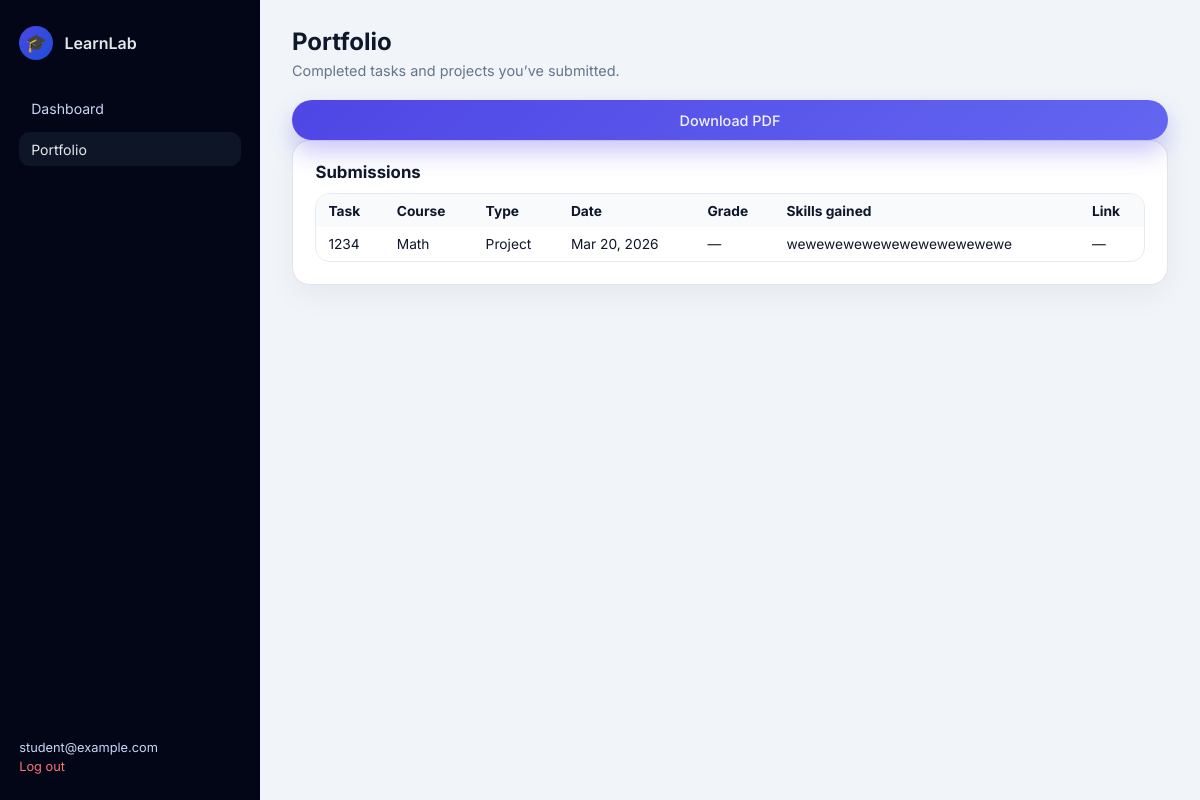
Page /student/portfolio/ (signed in) on the earlier database version.
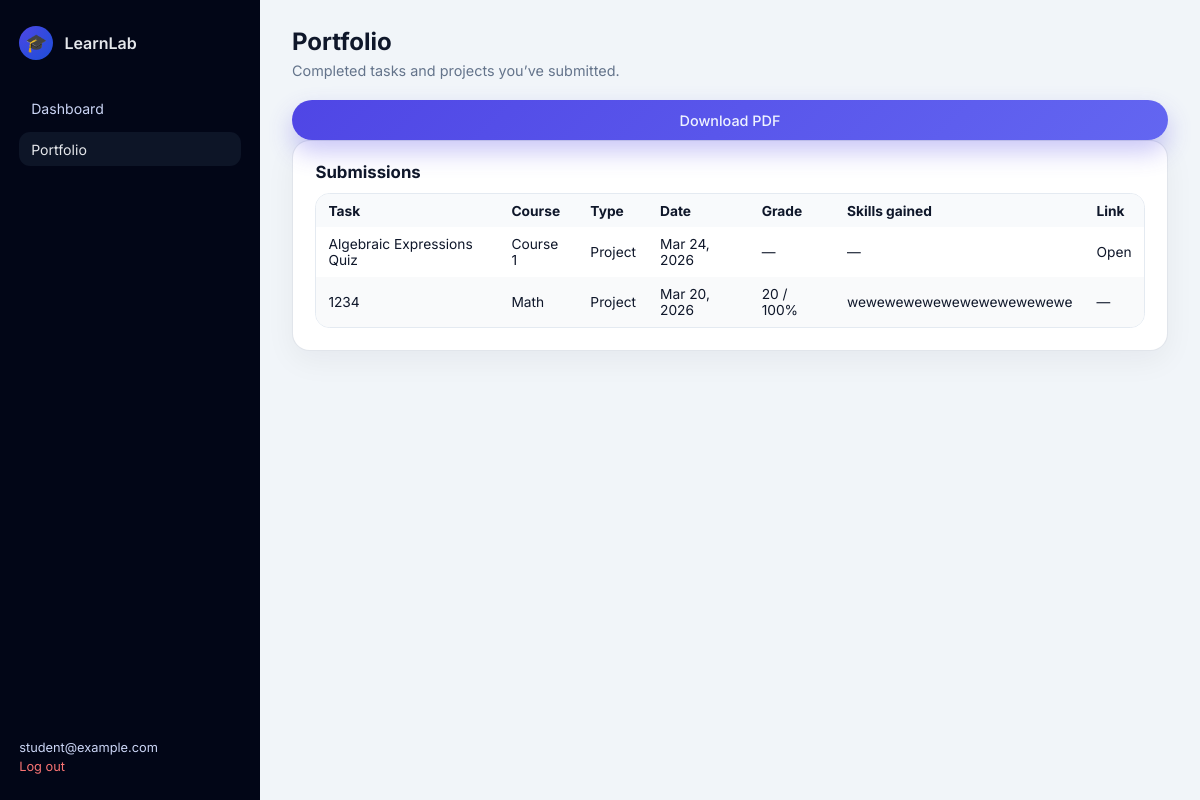
Same page on the later database version.
### core/models.py (models this page shows, shortened)
class TaskSubmission(models.Model):
    task = models.ForeignKey(Task, on_delete=models.CASCADE, related_name="submissions")
    submitted_by = models.ForeignKey(
        settings.AUTH_USER_MODEL,
        on_delete=models.CASCADE,
        related_name="submissions",
    )
    group = models.ForeignKey(
        TaskGroup,
        on_delete=models.CASCADE,
        null=True,
        blank=True,
        related_name="submissions",
    )
    content = models.TextField(blank=True)
    link = models.URLField(blank=True)
    skills_gained = models.TextField(blank=True, help_text="Optional skills the student learned.")
    file = models.FileField(upload_to="submissions/%Y/%m/", blank=True, null=True)
    submitted_at = models.DateTimeField(auto_now_add=True)
    feedback = models.TextField(blank=True)
    grade = models.DecimalField(max_digits=5, decimal_places=2, null=True, blank=True)
    graded_at = models.DateTimeField(null=True, blank=True)
    graded_by = models.ForeignKey(
        settings.AUTH_USER_MODEL,
        on_delete=models.SET_NULL,
        null=True,
        blank=True,
        related_name="graded_submissions",
    )
    class Meta:
        ordering = ["-submitted_at"]

class Task(models.Model):
    class TaskType(models.TextChoices):
        PROJECT = "PROJECT", "Project"
        RESEARCH = "RESEARCH", "Research"
    class GradingMode(models.TextChoices):
        PERCENTAGE = "PERCENTAGE", "Percentage"
        POINTS = "POINTS", "Points"
    course = models.ForeignKey(Course, on_delete=models.CASCADE, related_name="tasks")
    title = models.CharField(max_length=200)
    task_type = models.CharField(max_length=20, choices=TaskType.choices, default=TaskType.PROJECT)
    rules = models.TextField(blank=True, help_text="Instructions and rules for the task")
    is_group_task = models.BooleanField(default=False)
    is_graded = models.BooleanField(default=False)
    grading_mode = models.CharField(
        max_length=20,
        choices=GradingMode.choices,
        default=GradingMode.PERCENTAGE,
    )
    max_score = models.DecimalField(max_digits=6, decimal_places=2, default=100)
    due_date = models.DateTimeField(null=True, blank=True)
    created_by = models.ForeignKey(
        settings.AUTH_USER_MODEL,
        on_delete=models.SET_NULL,
        null=True,
        related_name="created_tasks",
    )
    created_at = models.DateTimeField(auto_now_add=True)
    class Meta:
        ordering = ["-created_at"]

class Course(models.Model):
    classroom = models.ForeignKey(
        Classroom,
        on_delete=models.CASCADE,
        related_name="courses",
        null=True,
        blank=True,
    )
    name = models.CharField(max_length=200)
    description = models.TextField(blank=True)
    created_at = models.DateTimeField(auto_now_add=True)
    class Meta:
        ordering = ["-created_at"]

### core/views.py (the view)
# urls.py: path("student/portfolio/", views.student_portfolio, name="student_portfolio"),
@login_required
def student_portfolio(request: HttpRequest) -> HttpResponse:
    user: User = request.user  # type: ignore[assignment]
    if user.role != User.Roles.STUDENT:
        return _redirect_for_role(user)
    submissions = (
        TaskSubmission.objects.select_related("task", "task__course", "task__course__classroom")
        .filter(submitted_by=user)
        .order_by("-submitted_at")
    )
    return render(request, "core/student_portfolio.html", {"submissions": submissions})

### templates/core/student_portfolio.html (shortened to what this page needs)
{% extends "core/base.html" %}
{% block body_class %}page-dashboard page-dashboard-student{% endblock %}
{% block content %}
<div class="dashboard-layout">
    <aside class="sidebar">
        <div class="sidebar-brand">
            <span class="sidebar-logo-circle">🎓</span>
            <span class="sidebar-title">LearnLab</span>
        </div>
        <nav class="sidebar-nav">
            <a href="{% url 'student_dashboard' %}" class="sidebar-link">Dashboard</a>
            <a href="{% url 'student_portfolio' %}" class="sidebar-link sidebar-link-active">Portfolio</a>
        </nav>
        <div class="sidebar-footer">
            <span class="sidebar-user">{{ request.user.get_full_name|default:request.user.username }}</span>
            <a href="{% url 'logout' %}" class="sidebar-logout">Log out</a>
        </div>
    </aside>
    <main class="dashboard-main">
        <header class="dashboard-header">
            <div class="card-header-row">
                <div>
                    <h1>Portfolio</h1>
                    <p>Completed tasks and projects you’ve submitted.</p>
                </div>
                <a class="btn btn-primary" href="{% url 'student_portfolio_pdf' %}">Download PDF</a>
            </div>
        </header>
        <section class="card">
            <h2>Submissions</h2>
            <div class="table-wrapper">
                <table class="data-table">
                    <thead>
                    <tr><th>Task</th><th>Course</th><th>Type</th><th>Date</th><th>Grade</th><th>Skills gained</th><th>Link</th></tr>
                    </thead>
                    <tbody>
                    {% for s in submissions %}
                        <tr>
                            <td>{{ s.task.title }}</td>
                            <td>{{ s.task.course.name }}</td>
                            <td>{{ s.task.get_task_type_display }}</td>
                            <td>{{ s.submitted_at|date:"M j, Y" }}</td>
                            <td>
                                {% if s.task.is_graded and s.grade != None %}
                                    {% if s.task.grading_mode == 'PERCENTAGE' %}
                                        {{ s.grade|floatformat:0 }} / 100%
                                    {% else %}
                                        {{ s.grade|floatformat:0 }} / {{ s.task.max_score|floatformat:0 }}
                                    {% endif %}
                                {% else %}
                                    —
                                {% endif %}
                            </td>
                            <td>
                                {% if s.skills_gained %}
                                    {{ s.skills_gained|linebreaksbr }}
                                {% else %}
                                    —
                                {% endif %}
                            </td>
                            <td>
                                {% if s.link %}
                                    <a href="{{ s.link }}" target="_blank" rel="noopener">Open</a>
                                {% else %}
                                    —
                                {% endif %}
                            </td>
                        </tr>
                    {% empty %}
                        <tr><td colspan="7" class="text-muted">No submissions yet. Submit tasks to build your portfolio.</td></tr>
                    {% endfor %}
                    </tbody>
                </table>
            </div>
        </section>
    </main>
</div>
{% endblock %}

Differences in the rows shown:
added TaskSubmission: task "Algebraic Expressions Quiz", task.course.name "Course 1", task.task_type "Project", submitted_at "Mar 24, 2026"
changed TaskSubmission "Mar 20, 2026": grade (not shown) → "20"; text "—" → "/ 100%"
